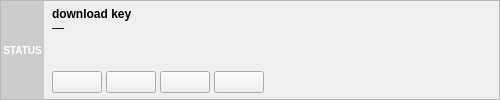
<?xml version="1.0" encoding="UTF-8"?>
<ui version="4.0">
 <class>DownloadItemWidget</class>
 <widget class="QWidget" name="DownloadItemWidget">
  <property name="geometry">
   <rect>
    <x>0</x>
    <y>0</y>
    <width>500</width>
    <height>100</height>
   </rect>
  </property>
  <layout class="QVBoxLayout" name="verticalLayout_outer">
   <property name="spacing">
    <number>0</number>
   </property>
   <property name="leftMargin">
    <number>0</number>
   </property>
   <property name="topMargin">
    <number>0</number>
   </property>
   <property name="rightMargin">
    <number>0</number>
   </property>
   <property name="bottomMargin">
    <number>0</number>
   </property>
   <item>
    <widget class="QFrame" name="frame">
     <property name="frameShape">
      <enum>QFrame::StyledPanel</enum>
     </property>
     <property name="frameShadow">
      <enum>QFrame::Raised</enum>
     </property>
     <layout class="QHBoxLayout" name="horizontalLayout_main">
      <property name="spacing">
       <number>0</number>
      </property>
      <property name="leftMargin">
       <number>0</number>
      </property>
      <property name="topMargin">
       <number>0</number>
      </property>
      <property name="rightMargin">
       <number>8</number>
      </property>
      <property name="bottomMargin">
       <number>0</number>
      </property>
      <item>
       <widget class="QFrame" name="status_frame">
        <property name="sizePolicy">
         <sizepolicy hsizetype="Fixed" vsizetype="Expanding">
          <horstretch>0</horstretch>
          <verstretch>0</verstretch>
         </sizepolicy>
        </property>
        <property name="minimumSize">
         <size>
          <width>40</width>
          <height>30</height>
         </size>
        </property>
        <property name="maximumSize">
         <size>
          <width>72</width>
          <height>2000</height>
         </size>
        </property>
        <property name="styleSheet">
         <string>background-color: #cccccc;</string>
        </property>
        <property name="frameShape">
         <enum>QFrame::NoFrame</enum>
        </property>
        <property name="frameShadow">
         <enum>QFrame::Plain</enum>
        </property>
        <layout class="QVBoxLayout" name="status_layout">
         <property name="spacing">
          <number>0</number>
         </property>
         <property name="leftMargin">
          <number>2</number>
         </property>
         <property name="topMargin">
          <number>1</number>
         </property>
         <property name="rightMargin">
          <number>2</number>
         </property>
         <property name="bottomMargin">
          <number>1</number>
         </property>
         <item>
          <widget class="QLabel" name="status_label">
           <property name="styleSheet">
            <string>color: white; font-size: 10px; font-weight: bold; background: transparent;</string>
           </property>
           <property name="text">
            <string>STATUS</string>
           </property>
           <property name="alignment">
            <set>Qt::AlignCenter</set>
           </property>
           <property name="wordWrap">
            <bool>true</bool>
           </property>
          </widget>
         </item>
        </layout>
       </widget>
      </item>
      <item>
       <layout class="QVBoxLayout" name="verticalLayout_content">
        <property name="leftMargin">
         <number>8</number>
        </property>
        <property name="topMargin">
         <number>6</number>
        </property>
        <property name="rightMargin">
         <number>0</number>
        </property>
        <property name="bottomMargin">
         <number>6</number>
        </property>
        <item>
         <widget class="QLabel" name="key_label">
          <property name="font">
           <font>
            <weight>75</weight>
            <bold>true</bold>
           </font>
          </property>
          <property name="text">
           <string>download key</string>
          </property>
          <property name="textInteractionFlags">
           <set>Qt::TextSelectableByKeyboard|Qt::TextSelectableByMouse</set>
          </property>
         </widget>
        </item>
        <item>
         <widget class="QLabel" name="info_label">
          <property name="text">
           <string>—</string>
          </property>
          <property name="textInteractionFlags">
           <set>Qt::TextSelectableByKeyboard|Qt::TextSelectableByMouse</set>
          </property>
         </widget>
        </item>
        <item>
         <widget class="QLabel" name="expiry_label">
          <property name="styleSheet">
           <string>color: #888888; font-size: 13px;</string>
          </property>
          <property name="text">
           <string/>
          </property>
         </widget>
        </item>
        <item>
         <spacer name="verticalSpacer">
          <property name="orientation">
           <enum>Qt::Vertical</enum>
          </property>
          <property name="sizeHint" stdset="0">
           <size>
            <width>20</width>
            <height>4</height>
           </size>
          </property>
         </spacer>
        </item>
        <item>
         <layout class="QHBoxLayout" name="horizontalLayout_actions">
          <property name="spacing">
           <number>4</number>
          </property>
          <item>
           <widget class="QPushButton" name="load_btn">
            <property name="minimumSize">
             <size>
              <width>50</width>
              <height>0</height>
             </size>
            </property>
            <property name="toolTip">
             <string>Download and add as a QGIS layer</string>
            </property>
            <property name="text">
             <string/>
            </property>
           </widget>
          </item>
          <item>
           <widget class="QPushButton" name="zip_btn">
            <property name="minimumSize">
             <size>
              <width>50</width>
              <height>0</height>
             </size>
            </property>
            <property name="toolTip">
             <string>Save raw ZIP file</string>
            </property>
            <property name="text">
             <string/>
            </property>
           </widget>
          </item>
          <item>
           <widget class="QPushButton" name="details_btn">
            <property name="minimumSize">
             <size>
              <width>50</width>
              <height>0</height>
             </size>
            </property>
            <property name="toolTip">
             <string>View download details</string>
            </property>
            <property name="text">
             <string/>
            </property>
           </widget>
          </item>
          <item>
           <widget class="QPushButton" name="cancel_btn">
            <property name="minimumSize">
             <size>
              <width>50</width>
              <height>0</height>
             </size>
            </property>
            <property name="toolTip">
             <string>Cancel this running download</string>
            </property>
            <property name="text">
             <string/>
            </property>
           </widget>
          </item>
          <item>
           <spacer name="horizontalSpacer">
            <property name="orientation">
             <enum>Qt::Horizontal</enum>
            </property>
            <property name="sizeHint" stdset="0">
             <size>
              <width>40</width>
              <height>20</height>
             </size>
            </property>
           </spacer>
          </item>
         </layout>
        </item>
       </layout>
      </item>
     </layout>
    </widget>
   </item>
  </layout>
 </widget>
 <resources/>
 <connections/>
</ui>
